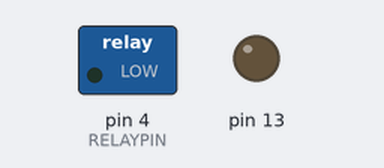
The sketch below on a simulated Arduino Uno, built with avr-gcc and run on an emulated ATmega328P. On the bench: switched loads named in the sketch (green lamp = pin HIGH), output pins drawn as LEDs (lit = HIGH).

Above: at 0.5 s.
At 5.0 s:
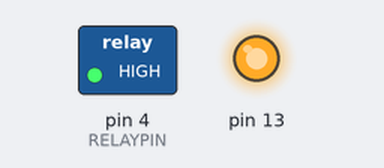
Timing chart, 0 to 6.9 s (numbered marks = the images above):
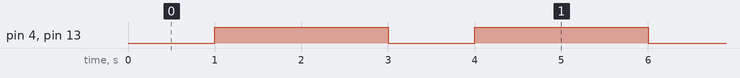

Measured:
- by itself, pin 4 (RELAYPIN), pin 13: alternates HIGH for 2.0 s and LOW for 1.0 s

The sketch:

relay.ino
```cpp
#define RELAYPIN  4
void setup() {
  pinMode(LED_BUILTIN, OUTPUT);     // Initialize the LED_BUILTIN pin as an output
  pinMode(RELAYPIN, OUTPUT);     // Initialize the LED_BUILTIN pin as an output
}

// the loop function runs over and over again forever
void loop() {
  digitalWrite(LED_BUILTIN, LOW);   // Turn the LED on (Note that LOW is the voltage level
  digitalWrite(RELAYPIN,    LOW);   // Turn the LED on (Note that LOW is the voltage level
  // but actually the LED is on; this is because
  // it is active low on the ESP-01)
  delay(1000);                      // Wait for a second
  digitalWrite(LED_BUILTIN, HIGH);  // Turn the LED off by making the voltage HIGH
  digitalWrite(RELAYPIN,    HIGH);   // Turn the LED on (Note that LOW is the voltage level
  delay(2000);                      // Wait for two seconds (to demonstrate the active low LED)
}
```
